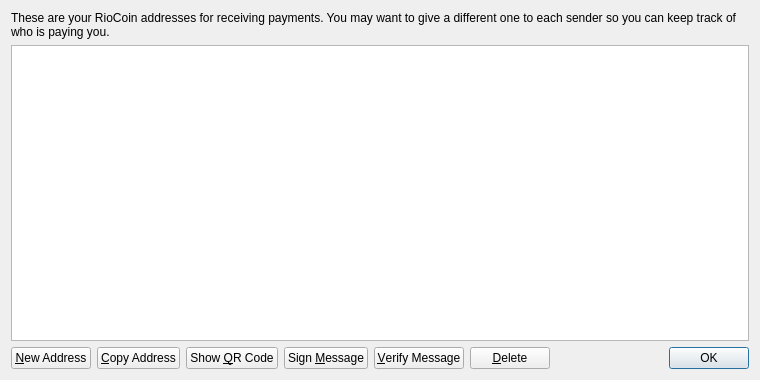
<?xml version="1.0" encoding="UTF-8"?>
<ui version="4.0">
 <class>AddressBookPage</class>
 <widget class="QWidget" name="AddressBookPage">
  <property name="geometry">
   <rect>
    <x>0</x>
    <y>0</y>
    <width>760</width>
    <height>380</height>
   </rect>
  </property>
  <property name="windowTitle">
   <string>Address Book</string>
  </property>
  <layout class="QVBoxLayout" name="verticalLayout">
   <item>
    <widget class="QLabel" name="labelExplanation">
     <property name="text">
      <string>These are your RioCoin addresses for receiving payments. You may want to give a different one to each sender so you can keep track of who is paying you.</string>
     </property>
     <property name="textFormat">
      <enum>Qt::PlainText</enum>
     </property>
     <property name="wordWrap">
      <bool>true</bool>
     </property>
    </widget>
   </item>
   <item>
    <widget class="QTableView" name="tableView">
     <property name="contextMenuPolicy">
      <enum>Qt::CustomContextMenu</enum>
     </property>
     <property name="toolTip">
      <string>Double-click to edit address or label</string>
     </property>
     <property name="tabKeyNavigation">
      <bool>false</bool>
     </property>
     <property name="alternatingRowColors">
      <bool>true</bool>
     </property>
     <property name="selectionMode">
      <enum>QAbstractItemView::SingleSelection</enum>
     </property>
     <property name="selectionBehavior">
      <enum>QAbstractItemView::SelectRows</enum>
     </property>
     <property name="sortingEnabled">
      <bool>true</bool>
     </property>
     <attribute name="verticalHeaderVisible">
      <bool>false</bool>
     </attribute>
    </widget>
   </item>
   <item>
    <layout class="QHBoxLayout" name="horizontalLayout">
     <item>
      <widget class="QPushButton" name="newAddressButton">
       <property name="toolTip">
        <string>Create a new address</string>
       </property>
       <property name="text">
        <string>&amp;New Address</string>
       </property>
       <property name="icon">
        <iconset resource="../bitcoin.qrc">
         <normaloff>:/icons/add</normaloff>:/icons/add</iconset>
       </property>
      </widget>
     </item>
     <item>
      <widget class="QPushButton" name="copyToClipboard">
       <property name="toolTip">
        <string>Copy the currently selected address to the system clipboard</string>
       </property>
       <property name="text">
        <string>&amp;Copy Address</string>
       </property>
       <property name="icon">
        <iconset resource="../bitcoin.qrc">
         <normaloff>:/icons/editcopy</normaloff>:/icons/editcopy</iconset>
       </property>
      </widget>
     </item>
     <item>
      <widget class="QPushButton" name="showQRCode">
       <property name="text">
        <string>Show &amp;QR Code</string>
       </property>
       <property name="icon">
        <iconset resource="../bitcoin.qrc">
         <normaloff>:/icons/qrcode</normaloff>:/icons/qrcode</iconset>
       </property>
      </widget>
     </item>
     <item>
      <widget class="QPushButton" name="signMessage">
       <property name="toolTip">
        <string>Sign a message to prove you own a RioCoin address</string>
       </property>
       <property name="text">
        <string>Sign &amp;Message</string>
       </property>
       <property name="icon">
        <iconset resource="../bitcoin.qrc">
         <normaloff>:/icons/edit</normaloff>:/icons/edit</iconset>
       </property>
      </widget>
     </item>
     <item>
      <widget class="QPushButton" name="verifyMessage">
       <property name="toolTip">
        <string>Verify a message to ensure it was signed with a specified RioCoin address</string>
       </property>
       <property name="text">
        <string>&amp;Verify Message</string>
       </property>
       <property name="icon">
        <iconset resource="../bitcoin.qrc">
         <normaloff>:/icons/transaction_0</normaloff>:/icons/transaction_0</iconset>
       </property>
      </widget>
     </item>
     <item>
      <widget class="QPushButton" name="deleteButton">
       <property name="toolTip">
        <string>Delete the currently selected address from the list</string>
       </property>
       <property name="text">
        <string>&amp;Delete</string>
       </property>
       <property name="icon">
        <iconset resource="../bitcoin.qrc">
         <normaloff>:/icons/remove</normaloff>:/icons/remove</iconset>
       </property>
      </widget>
     </item>
     <item>
      <spacer name="horizontalSpacer">
       <property name="orientation">
        <enum>Qt::Horizontal</enum>
       </property>
       <property name="sizeHint" stdset="0">
        <size>
         <width>40</width>
         <height>20</height>
        </size>
       </property>
      </spacer>
     </item>
     <item>
      <widget class="QDialogButtonBox" name="buttonBox">
       <property name="sizePolicy">
        <sizepolicy hsizetype="Maximum" vsizetype="Fixed">
         <horstretch>0</horstretch>
         <verstretch>0</verstretch>
        </sizepolicy>
       </property>
       <property name="standardButtons">
        <set>QDialogButtonBox::Ok</set>
       </property>
      </widget>
     </item>
    </layout>
   </item>
  </layout>
 </widget>
 <resources>
  <include location="../bitcoin.qrc"/>
 </resources>
 <connections/>
</ui>
